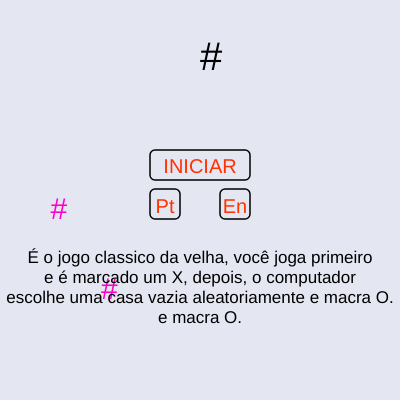
Frame 1 (no input)
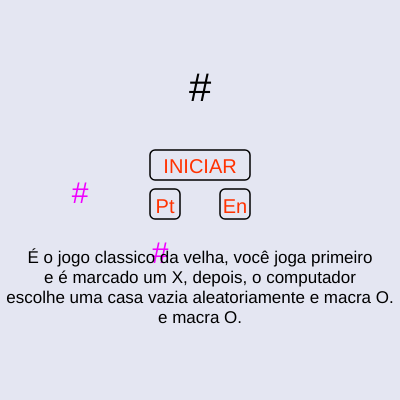
Frame 60 (no input)
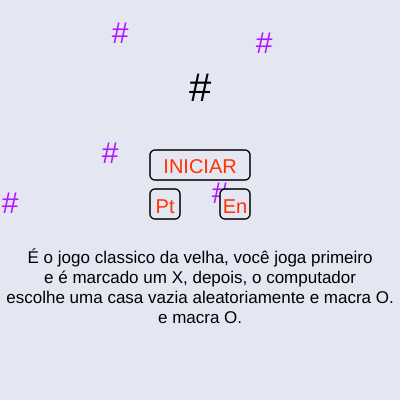
Frame 120 (the mouse pressed at the canvas centre since frame 60)

The p5.js sketch that drew these frames (run headless with seeded random() and noise() and a simulated clock; from frame 60 on, the mouse is pressed at the canvas centre):

// p5.js sketch
// ── sketch.js
let board;
let cena = -1;
let currentPlayer = 1;
let posicoesVazias = [];
let quemGanhou;
let language = 1; //pt = 1 en=2
let btn1 = {
      x: 150,
      y: 150,
      width: 100,
      height: 30
}

let btn2 = {
  x: 150,
  y: 180,
  width: 100,
  height: 30
}


let languageBtn1 = {
  x: 150,
  y: 189,
  width: 30,
  height: 30
}

let languageBtn2 = {
  x: 220,
  y: 189,
  width: 30,
  height: 30

}

let animationX = 100
let animationY = 300

function drawButton (btn){
  fill(228,230,242);
  strokeWeight(1.5)
  rect(btn.x, btn.y, btn.width, btn.height,5)
}

function setup() {
  createCanvas(400,400);
  
 //0 para vazio, 1 para jogada humana e 2 para a do computador
  board = [
    [0,0,0],
    [0,0,0],
    [0,0,0]
  ];

}

//funcao animacao das cenas 1, 2 e 3 
function animation(){
  animationX++;
  animationY--;

  if (animationX > 480){
    animationX = 0
    animationY = 400
  }

  fill(animationY,animationX-200,animationX+100)

 textSize(30)
 text('#', animationX,animationY)
 text('#', animationX -100, -animationY + 200)
 text('#', animationX / 2,animationY / 1.5 + 20)
 text('#', animationX * 1.2,- animationY + 210)
 text('#', animationX - 210,animationY + 10)
 text('#', animationX - 210,animationY + 350)
}

//funcao draw
function draw() {
  let vencedor = verificarResultado();
  

  if (vencedor === 1 ){
    setTimeout(function(){
      cena = 1;
    },100)
  } else if( vencedor === 2){
    setTimeout(function(){
      cena = 2;
    },100)
  }

  if(cena === -1){
    //if(true){
      let x = 200;

      background(228,230,242)
      fill(0);
      textSize(40);
      text('#',x,70)
      fill(animationY,animationX-200,animationX+100)
      animation();
      drawButton(btn1);
      drawButton(languageBtn1);
      drawButton(languageBtn2);

      if(language === 1){
      fill(255,50,0);
      textAlign(CENTER, TOP);
      textSize(20);
      text('INICIAR',x,157);
      text('Pt',x-35,197);
      text('En',x+35,197);
      textSize(17);
      fill(0,0,0);
      text('É o jogo classico da velha, você joga primeiro',x,250)
      text('e é marcado um X, depois, o computador',x,270)
      text('escolhe uma casa vazia aleatoriamente e macra O.',x,290)
      text('e macra O.',x,310)
      }

      if(language === 2){
        fill(255,50,0);
        textAlign(CENTER, TOP);
        textSize(20);
        text('START',x,157);
        text('Pt',x-35,197);
        text('En',x+35,197);
        textSize(17);
        fill(0,0,0);
        text('Its the classic Tic-Tac-Toe game, you play first ',x,250)
        text('so an X is marked, then the computer',x,270)
        text('chooses a random space to mark the O.',x,290)
        }

  }

  if(cena === 0 ){
      background(228);
      fill(135);
      strokeWeight(4)
      line(133,390,133,10);
      line(266,390,266,10);
      line(10,277,390,277);
      line(10,133,390,133);


      for(let linha = 0; linha < 3; linha++){
        for(let coluna = 0; coluna < 3; coluna++){
          let marca = board[linha][coluna]
          let Xposition = linha * 133  ;
          let Yposition = coluna * 133 ;

          if (marca === 1){
            line( Xposition + 20, Yposition + 20, Xposition + 113, Yposition + 113);
            line(Xposition + 113, Yposition + 20, Xposition + 20, Yposition + 113);
          } else 
          if (marca === 2){
            const centerX = Xposition + 61.5;
            const centerY = Yposition + 61.5;
            let radius = 81.5;
            fill(228)
            ellipse(centerX,centerY,radius,radius);
          }
          
        }
      }
  }

  if( cena === 1){
   // if( true){
    let x = 200;

    background(228,230,242)
    fill(228,230,242)
    drawButton(btn1);
    animation();

    if(language === 1){
    fill(255,0,0);
    textAlign(CENTER, TOP);
    textSize(30);
    text('VOCÊ VENCEU!', x,100);
    textSize(20);
    text('DE NOVO',x,158)
    text('Mas foi fácil demais', x,270);
    text('porque o computador estava no aleatório', x,300);
    textSize(17);
    fill(25,100,200);
    textSize(15);
    text('A fase com IA está em desenvolvimento, aguarde', x,350)
    }

    if(language === 2){
      fill(255,0,0);
      textAlign(CENTER, TOP);
      textSize(30);
      text('YOU WIN!!', x,100);
      textSize(20);
      text('AGAIN',x,158)
      text('It was soo easy', x,270);
      text('the computer was in random mode', x,300);
      textSize(17);
      fill(25,100,200);
      text('The IA version is comming, wait', x,350)
    }

  }

  if(cena === 2){
    //if(true){
    let x = 200;
    background(228,230,242)
    animation();
    drawButton(btn2); 

    
    if(language === 1){
      fill(255,0,0);
      textAlign(CENTER, TOP);
      textSize(30);
      text('VOCÊ PERDEU!', x,100);
      textSize(20);
      text('DE NOVO',x,188); 
      text('Tete mais uma vez', x,150);
      text('O que achou do jogo?', x,310);
      textSize(17);
      fill(25,100,200);
      textSize(15);
      text('A fase com IA está em desenvolvimento, aguarde', x,350);
      }
    
      if(language === 2){
        fill(255,0,0);
        textAlign(CENTER, TOP);
        textSize(30);
        text('YOU LOSE!', x,100);
        textSize(20);
        text('AGAIN',x,188); 
        text('Try one more time', x,150);
        text('Are you enjoying ?', x,310);
        textSize(17);
        fill(25,100,200);
        text('The IA version is comming, wait', x,350);
        }
  }

  if(cena === 3){
    let x = 200;

    background(228,230,242)
    animation();
    drawButton(btn2);

    if(language === 1){
    fill(255,0,0);
    textAlign(CENTER, TOP);
    textSize(30);
    text('DEU VELHA !', x,100);
    textSize(20);
    text('DE NOVO',x,188)
    text('Uma vez mais?', x,150);
    textSize(17);
    fill(25,100,200);
    textSize(15);
    text('A fase com IA está em desenvolvimento, aguarde', x,350);
    }

    if(language === 2){
      fill(255,0,0);
      textAlign(CENTER, TOP);
      textSize(30);
      text('TIE!', x,100);
      textSize(20);
      text('AGAIN',x,188)
      text('One more time?', x,150);
      textSize(17);
      fill(25,100,200);
      text('The IA version is comming, wait', x,350);
      }
  }

}

//funcao mouseclicekd
function mouseClicked(){

  for(let i = 0; i < 3; i++){
    for(let j = 0; j < 3; j++){
      let x = i * 132;
      let y = j * 131

          if(mouseX > x && mouseX < x + 132 &&
            mouseY > y && mouseY < y + 131 &&
            currentPlayer === 1 && board[i][j] === 0){
              board[i][j] = 1;
              currentPlayer = 2;

              let ganhou = verificarResultado();
              if(ganhou === null){
                computadorJoga();
              }
             
            }      
    }
  }

  let btn1 = {
    x: 150,
    y: 150,
    width: 100,
    height: 30
  }

    
  let btn2 = {
    x: 150,
    y: 180,
    width: 100,
    height: 30
  }

  
let languageBtn1 = {
  x: 150,
  y: 189,
  width: 30,
  height: 30
}

let languageBtn2 = {
  x: 220,
  y: 189,
  width: 30,
  height: 30

}

  if( cena === -1 ){
    if(mouseX > btn1.x && mouseX < btn1.x + btn1.width &&
    mouseY> btn1.y && mouseY < btn1.y + btn1.height){
      console.log('clicou em iniciar')
      reiniciarJogo();

    }
  }

  if( cena === 1 ){
    if(mouseX > btn1.x && mouseX < btn1.x + btn1.width &&
    mouseY> btn1.y && mouseY < btn1.y + btn1.height){
      console.log('clicou em reiniciar')
      console.log(board)
      reiniciarJogo();
    }
  }

  if( cena === 2 || cena == 3){
    if(mouseX > btn2.x && mouseX < btn2.x + btn2.width &&
    mouseY> btn2.y && mouseY < btn2.y + btn2.height){
      console.log('clicou em reiniciar')
      console.log(board)
      reiniciarJogo();
    }
  }

  if( cena === -1 ){
    if(mouseX > languageBtn1.x && mouseX < languageBtn1.x + languageBtn1.width &&
    mouseY> languageBtn1.y && mouseY < languageBtn1.y + languageBtn1.height){
      language = 1;
    }
  }

  if( cena === -1 ){
    if(mouseX > languageBtn2.x && mouseX < languageBtn2.x + languageBtn2.width &&
    mouseY> languageBtn2.y && mouseY < languageBtn2.y + languageBtn2.height){
      language = 2;
    }
  }
  

}

//computador faz uma lista de quadros vazios, escolhe aleatoriamente e atualiza o espaço do board para 2.
function computadorJoga (vencedor){
  let posicoesVazias = [];


  if(currentPlayer === 2 || vencedor === null){
    for(let a = 0; a < 3; a++){
      for(let b = 0; b < 3; b++){
        if(board[a][b] === 0 ){
          posicoesVazias.push({a,b});
        }
      } 
    }
  }
  
  
 if(posicoesVazias.length === 0){
    cena = 3;
  }

  //escolhe aleatoriamente uma posição vazia
  let randomIndex = floor(random(posicoesVazias.length));
  let posicaoEscolhida = posicoesVazias[randomIndex];

  let {a,b} = posicaoEscolhida;
  board[a][b] = 2;

  currentPlayer = 1;

  draw();
  

}

function verificarResultado () {
 
  let vencedor = null;

// console.log(vencedor)
  //vitória na horinzontal
  for(let linha = 0; linha < 3; linha++){

    if(board[linha][0] !==0 &&
      board[linha][0] === board[linha][1] &&
      board[linha][0] === board[linha][2]
      ){
        vencedor = board[linha][0];
      }

  }

  //vitória na vertical
  for(let coluna = 0; coluna < 3; coluna++){

    if(board[0][coluna] !== 0 &&
       board[0][coluna] === board[1][coluna] &&
       board[0][coluna] === board[2][coluna]
      ){
        vencedor = board[0][coluna];
      }
  }

  //vitoria na diagonal
  if(board[0][0] !== 0 &&
     board[0][0] === board[1][1] &&
     board[0][0] === board[2][2]
     ){
        vencedor = board[0][0];
     }

     if(board[2][0] !== 0 &&
      board[2][0] === board[1][1] &&
      board[2][0] === board[0][2]
      ){
         vencedor = board[2][0];
      }   

       return vencedor;

}

function reiniciarJogo(){
  for (let g = 0; g < 3; g++){
    for(let h = 0; h < 3; h++){
      board[h][g] = 0;

    }
  }

  cena = 0; 
  vencedor = null;
  currentPlayer = 1;
  posicoesVazias = 9; 
}






// ── style.css
body{
    background-color: rgb(170, 169, 169) ;
}

canvas{
    position: absolute;
    top:50%;
    left: 50%;
    transform: translate(-50%, -50%);
}
